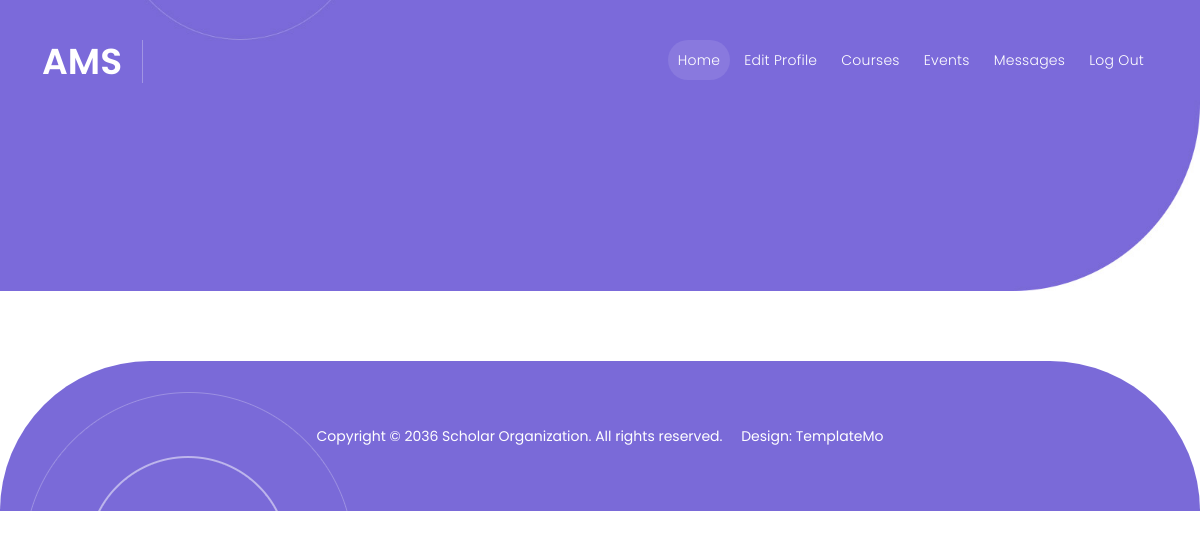
Before: /View/admin/events.php with the older database file.
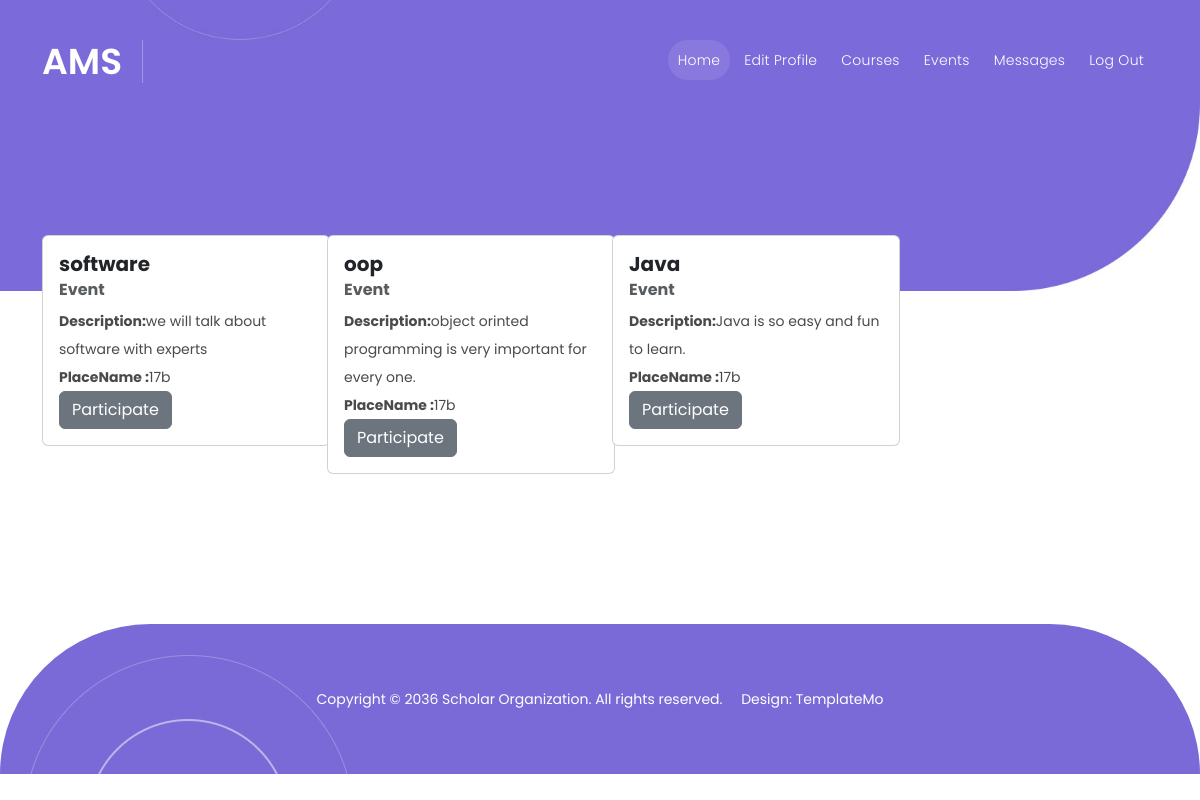
After: the same page with the newer database file.
### tables this page shows
CREATE TABLE `events` (
  `ID` int(11) NOT NULL,
  `NumberOfAttendence` int(11) NOT NULL DEFAULT 0,
  `EventDescription` text NOT NULL,
  `PlaceId` int(11) NOT NULL,
  `name` varchar(70) NOT NULL
);

CREATE TABLE `place` (
  `ID` int(11) NOT NULL,
  `Name` varchar(50) NOT NULL,
  `booking_date` date NOT NULL,
  `time_slot` varchar(50) NOT NULL
);

### View/admin/events.php (the view, shortened to what this page needs)
<?php
require_once("../../Controller/db_conn.php");
?>
<!DOCTYPE html>
<html lang="en">
<head>
  <link href="../vendor/bootstrap/css/bootstrap.min.css" rel="stylesheet">
  <link rel="stylesheet" href="../assets/css/fontawesome.css">
  <link rel="stylesheet" href="../assets/css/templatemo-scholar.css">
  <link rel="stylesheet" href="../assets/css/owl.css">
  <link rel="stylesheet" href="../assets/css/animate.css">
  <link rel="stylesheet" href="https://unpkg.com/swiper@7/swiper-bundle.min.css" />
</head>
<body>
  <header class="header-area header-sticky">
    <div class="container">
      <div class="row">
        <div class="col-12">
          <nav class="main-nav">
            <a href="../../index.php" class="logo">
              <h1>AMS</h1>
            </a>
            <ul class="nav">
            <li class="scroll-to-section"><a href="./home.php" class="active">Home</a></li>
              <li class="scroll-to-section"><a href="./edit.php">Edit Profile</a></li>
              <li class="scroll-to-section"><a href="./courses.php">Courses</a></li>
              <li class="scroll-to-section"><a href="./events.php">Events</a></li>
              <li class="scroll-to-section"><a href="./message.php">Messages</a></li>
              <li class="scroll-to-section"><a href="../../Controller/logout.php">Log out</a></li>
              <li class="scroll-to-section">
              </li>
            </ul>
          </nav>
        </div>
      </div>
    </div>
  </header>
  <div class="main-banner" id="top">
    <div class="container">
      <div class="row">
        <div class="col-lg-16">
          <div class="owl-carousel owl-banner">
          </div>
        </div>
      </div>
    </div>
  </div>
  <div class="features">
    <div class="container">
      <div class="row">
  <?php
  $q='SELECT events.ID, events.name as eventname, `EventDescription`, place.Name as Place_name FROM `events`,`place` where events.PlaceId=place.ID;';
  $post_data=mysqli_query($conn,$q);
  foreach ($post_data as $post): ?>
  <div class="col-lg-3 col-md-6 gy-4">
    <div class="card" style="width: 18rem;">
  <div class="card-body">
    <h5 class="card-title"><?php echo $post['eventname']?></h5>
    <h6 class="card-subtitle mb-2 text-muted">Event</h6>
    <p   class="card-text"> <b>Description:</b><?php echo $post['EventDescription']?></p>
    <p class="card-text"><b>PlaceName :</b><?php echo $post['Place_name']?></p>
    <a  name="participate" href="partevent.php" class="btn btn-secondary">Participate</a>
  </div>
</div></div>
  <?php endforeach; ?></div></div></div>
  <footer>
    <div class="container">
      <div class="col-lg-12">
        <p>Copyright © 2036 Scholar Organization. All rights reserved. &nbsp;&nbsp;&nbsp; Design: <a
            href="https://templatemo.com" rel="nofollow" target="_blank">TemplateMo</a></p>
      </div>
    </div>
  </footer>
</body>
</html>

### View/assets/css/templatemo-scholar.css (style rules this page uses)
html, body, div, span, applet, object, iframe, h1, h2, h3, h4, h5, h6, p, blockquote, div pre, a, abbr, acronym, address, big, cite, code, del, dfn, em, font, img, ins, kbd, q, s, samp, small, strike, strong, sub, sup, tt, var, b, u, i, center, dl, dt, dd, ol, ul, li, figure, header, nav, section, article, aside, footer, figcaption { margin: 0; padding: 0; border: 0; outline: 0; }
ul, li { padding: 0; margin: 0; list-style: none; }
header, nav, section, article, aside, footer, hgroup { display: block; }
* { box-sizing: border-box; }
html, body { font-family: 'Poppins', sans-serif; -ms-text-size-adjust: 100%; -webkit-font-smoothing: antialiased; -moz-osx-font-smoothing: grayscale; }
a { text-decoration: none !important; }
h1, h2, h3, h4, h5, h6 { color: #1e1e1e; margin-top: 0px; margin-bottom: 0px; font-weight: 700; }
ul { margin-bottom: 0px; }
p { font-size: 14px; line-height: 28px; color: #4a4a4a; }
html, body { font-family: 'Poppins', sans-serif; }
.header-area { position: absolute; background-color: transparent; top: 40px; left: 0; right: 0; z-index: 100; -webkit-transition: all .5s ease 0s; -moz-transition: all .5s ease 0s; -o-transition: all .5s ease 0s; transition: all .5s ease 0s; }
.header-area .main-nav { background: transparent; display: flex }
.header-area .main-nav .logo { -webkit-transition: all 0.3s ease 0s; -moz-transition: all 0.3s ease 0s; -o-transition: all 0.3s ease 0s; transition: all 0.3s ease 0s; display: inline-block; }
.header-area .main-nav .logo h1 { font-size: 36px; text-transform: uppercase; color: #fff; font-weight: 600; margin-right: 20px; padding-right: 20px; border-right: 1px solid rgba(250, 250, 250, 0.3); }
.header-area .main-nav ul.nav { border-radius: 0px 0px 25px 25px; flex-basis: 100%; margin-right: 0px; justify-content: right; -webkit-transition: all 0.3s ease 0s; -moz-transition: all 0.3s ease 0s; -o-transition: all 0.3s ease 0s; transition: all 0.3s ease 0s; position: relative; z-index: 999; }
.header-area .main-nav .nav li:last-child { padding-right: 0px; }
.header-area .main-nav .nav li { padding-left: 5px; padding-right: 5px; height: 40px; line-height: 40px; }
.header-area .main-nav .nav li a { display: block; padding-left: 20px; padding-right: 20px; border-radius: 20px; font-weight: 300; font-size: 14px; height: 40px; line-height: 40px; text-transform: capitalize; color: #fff; -webkit-transition: all 0.4s ease 0s; -moz-transition: all 0.4s ease 0s; -o-transition: all 0.4s ease 0s; transition: all 0.4s ease 0s; border: transparent; letter-spacing: .25px; }
.header-area .main-nav .nav li a.active { color: #fff; background-color: rgba(255, 255, 255, 0.10); opacity: 1; }
.header-area.header-sticky .nav li a.active { color: #fff; }
@media (max-width: 1200px) { .header-area .main-nav .nav li { padding-left: 2px; padding-right: 2px; } }
@media (max-width: 1200px) { .header-area .main-nav .nav li a { padding-left: 10px; padding-right: 10px; } }
.main-banner { background-image: url(../images/main/banner-bg.jpg); background-position: right bottom; background-repeat: no-repeat; background-size: cover; padding: 170px 0px 120px 0px; }
footer { margin-top: 150px; position: relative; background-color: #7a6ad8; vertical-align: middle; min-height: 150px; border-radius: 150px 150px 0px 0px; }
footer p { text-align: center; line-height: 150px; color: #fff; font-weight: 400; }
footer p a { color: #fff; transition: all .3s; position: relative; z-index: 3; }
footer::before { background: url(../images/contact-dec-01.png); position: absolute; left: 30px; transform: rotate(180deg); opacity: 1; bottom: 0; width: 318px; height: 119px; content: ''; z-index: 2; }
body { overflow-x: hidden; }

Changed rows visible on the page:
added events: name "software", EventDescription "we will talk about software with experts", PlaceId.Name "17b"
added events: name "oop", EventDescription "object orinted programming is very important for every one.", PlaceId.Name "17b"
added events: name "Java", EventDescription "Java is so easy and fun to learn.", PlaceId.Name "17b"
